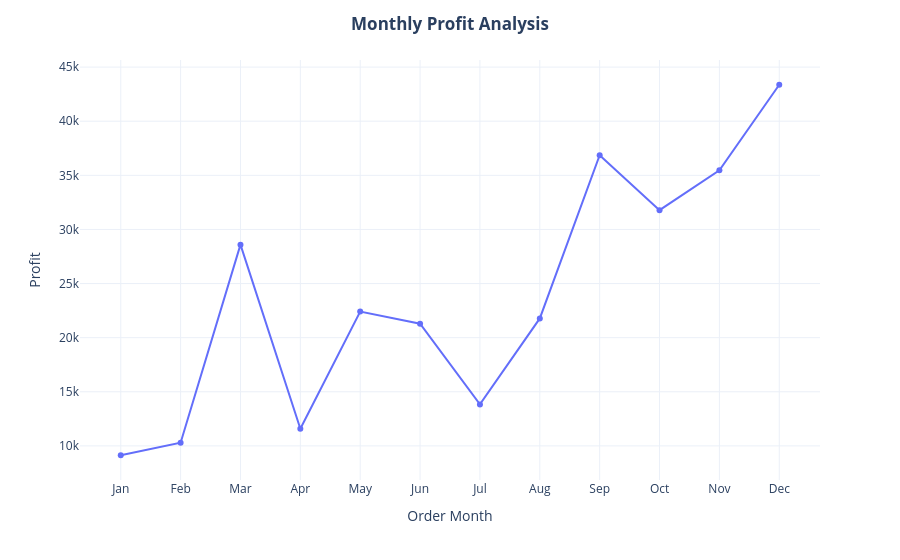

The cell this chart's notebook holds for it:
### Code cell
fig = px.line(
              profit_by_month,
              x = 'Order Month',
              y = 'Profit',
              markers = True
)
fig.update_layout(
    title = {
        'text' : '<b>Monthly Profit Analysis</b>',
        'x' : 0.5,
        'xanchor'  : 'center'
    },
    template = 'plotly_white'
)
fig.show()

### Figure 1 — Plotly figure (JSON) as saved in the notebook; plotly's stock layout.template omitted (floating-point values rounded to 4 significant figures)
{"data": [{"hovertemplate": "Order Month=%{x}<br>Profit=%{y}<extra></extra>", "legendgroup": "", "line": {"color": "#636efa", "dash": "solid"}, "marker": {"symbol": "circle"}, "mode": "lines+markers", "name": "", "orientation": "v", "showlegend": false, "type": "scatter", "x": ["Jan", "Feb", "Mar", "Apr", "May", "Jun", "Jul", "Aug", "Sep", "Oct", "Nov", "Dec"], "xaxis": "x", "y": [9134.0, 10290.0, 28590.0, 11590.0, 22410.0, 21290.0, 13830.0, 21780.0, 36860.0, 31780.0, 35470.0, 43370.0], "yaxis": "y"}], "layout": {"legend": {"tracegroupgap": 0}, "margin": {"t": 60}, "title": {"text": "<b>Monthly Profit Analysis</b>", "x": 0.5, "xanchor": "center"}, "xaxis": {"anchor": "y", "domain": [0, 1], "title": {"text": "Order Month"}}, "yaxis": {"anchor": "x", "domain": [0, 1], "title": {"text": "Profit"}}}}
